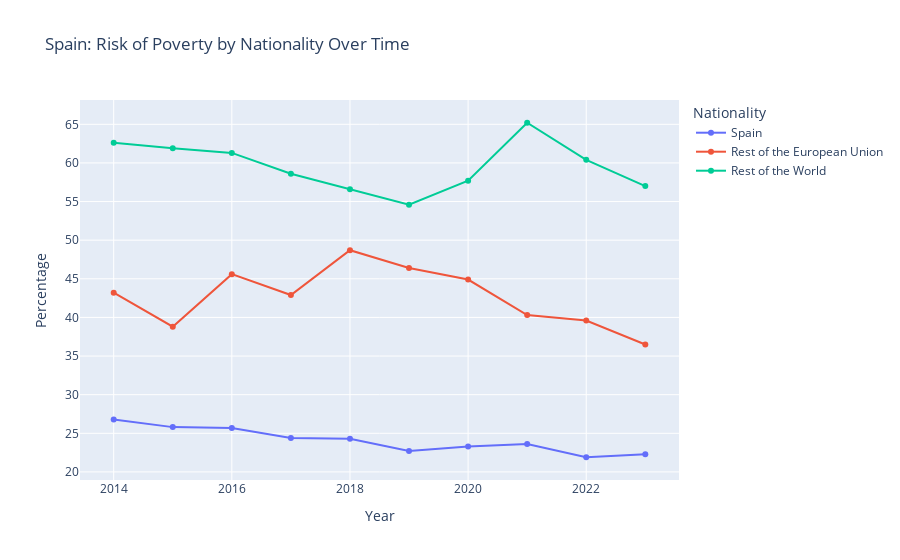

Notebook code cell kept with this figure:
### Code cell
arope['Nationality '] = arope['Nationality'].map(nationality_names)

# Filter out total and no value nationalities
excluded_nationalities = [4, 5]
plot_data = arope[~arope['Nationality'].isin(excluded_nationalities)]


# Create the plot
fig = px.line(plot_data, x='Year', y='Percentage', color='Nationality ', 
              labels={'Percentage': 'Percentage'}, 
              title='Spain: Risk of Poverty by Nationality Over Time')

# Update hover data
fig.update_traces(mode='lines+markers', hovertemplate='Year: %{x}<br>Percentage: %{y}%')

fig.show()

### Figure 1 — Plotly figure (JSON) as saved in the notebook; plotly's stock layout.template omitted (floating-point values rounded to 4 significant figures)
{"data": [{"hovertemplate": "Year: %{x}<br>Percentage: %{y}%", "legendgroup": "Spain", "line": {"color": "#636efa", "dash": "solid"}, "marker": {"symbol": "circle"}, "mode": "lines+markers", "name": "Spain", "orientation": "v", "showlegend": true, "type": "scatter", "x": [2023, 2022, 2021, 2020, 2019, 2018, 2017, 2016, 2015, 2014], "xaxis": "x", "y": [22.3, 21.9, 23.6, 23.3, 22.7, 24.3, 24.4, 25.7, 25.8, 26.8], "yaxis": "y"}, {"hovertemplate": "Year: %{x}<br>Percentage: %{y}%", "legendgroup": "Rest of the European Union", "line": {"color": "#EF553B", "dash": "solid"}, "marker": {"symbol": "circle"}, "mode": "lines+markers", "name": "Rest of the European Union", "orientation": "v", "showlegend": true, "type": "scatter", "x": [2023, 2022, 2021, 2020, 2019, 2018, 2017, 2016, 2015, 2014], "xaxis": "x", "y": [36.5, 39.6, 40.3, 44.9, 46.4, 48.7, 42.9, 45.6, 38.8, 43.2], "yaxis": "y"}, {"hovertemplate": "Year: %{x}<br>Percentage: %{y}%", "legendgroup": "Rest of the World", "line": {"color": "#00cc96", "dash": "solid"}, "marker": {"symbol": "circle"}, "mode": "lines+markers", "name": "Rest of the World", "orientation": "v", "showlegend": true, "type": "scatter", "x": [2023, 2022, 2021, 2020, 2019, 2018, 2017, 2016, 2015, 2014], "xaxis": "x", "y": [57, 60.4, 65.2, 57.7, 54.6, 56.6, 58.6, 61.3, 61.9, 62.6], "yaxis": "y"}], "layout": {"autosize": true, "legend": {"title": {"text": "Nationality "}, "tracegroupgap": 0}, "title": {"text": "Spain: Risk of Poverty by Nationality Over Time"}, "xaxis": {"anchor": "y", "autorange": true, "domain": [0, 1], "range": [2013.0, 2024.0], "title": {"text": "Year"}, "type": "linear"}, "yaxis": {"anchor": "x", "autorange": true, "domain": [0, 1], "range": [18.33, 68.77], "title": {"text": "Percentage"}, "type": "linear"}}}
